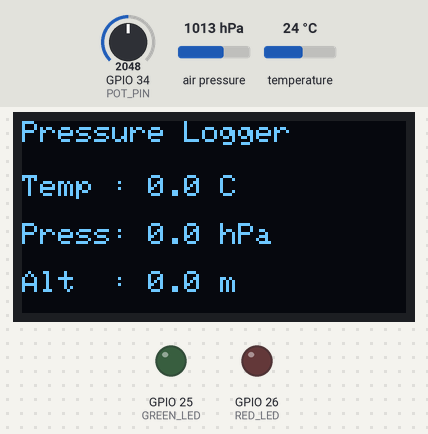
A sketch run on a simulated ESP32. On the bench: 128×64 one-colour display, output pins drawn as LEDs (lit = HIGH). The test bench sets the inputs (shaded band); at power-on: GPIO 34 (POT_PIN) = 2048, air pressure 1013 hPa, temperature 24 °C. What the sketch prints to the serial monitor is not drawn.

Above: at 0.1 s.
At 30.1 s:
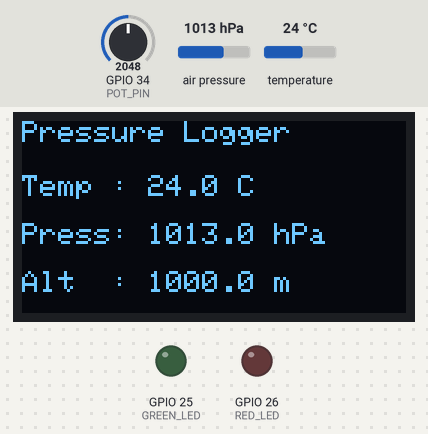
At 60.2 s:
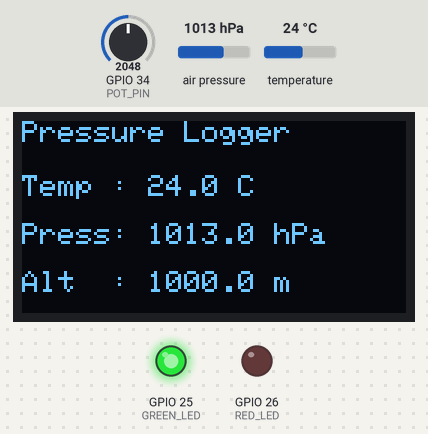
At 125.3 s:
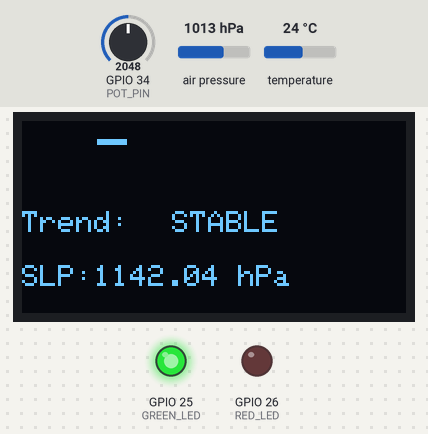
Timing chart, 0 to 126.8 s (numbered marks = the images above):
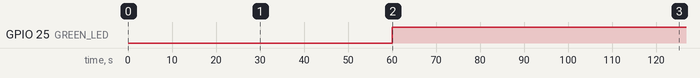

Measured:
- by itself, GPIO 25 (GREEN_LED): LOW → HIGH at 60.0 s
- what the display in image 1 shows lasts 5.0 s, from 30.1 s to 35.1 s

The sketch:

Project-08-Pressure-Altitude-Logger.ino
```cpp
#include <Wire.h>
#include <Adafruit_GFX.h>
#include <Adafruit_SSD1306.h>
#include <Adafruit_BMP085.h>

#define SCREEN_WIDTH 128
#define SCREEN_HEIGHT 64
#define OLED_RESET -1

Adafruit_SSD1306 display(SCREEN_WIDTH, SCREEN_HEIGHT, &Wire, OLED_RESET);
Adafruit_BMP085 bmp;

#define POT_PIN     34
#define GREEN_LED   25
#define RED_LED     26

float pressureLog[24];
int logIndex = 0;
bool bufferFilled = false;

float pressure;
float temperature;
float altitude;
float seaLevelPressure;

String trend = "STABLE";

unsigned long lastSensorRead = 0;
unsigned long lastPageSwitch = 0;

const unsigned long SENSOR_INTERVAL = 30000; // 30 sec
const unsigned long PAGE_INTERVAL = 5000;    // 5 sec

bool page = false;

void setup() {

  Serial.begin(115200);

  pinMode(GREEN_LED, OUTPUT);
  pinMode(RED_LED, OUTPUT);

  Wire.begin();

  if (!display.begin(SSD1306_SWITCHCAPVCC, 0x3C)) {
    Serial.println("OLED Failed");
    while (1);
  }

  display.clearDisplay();
  display.setTextColor(SSD1306_WHITE);

  if (!bmp.begin(0x76)) {

    if (!bmp.begin(0x77)) {

      display.clearDisplay();
      display.setCursor(0, 20);
      display.println("BMP280 NOT FOUND");
      display.display();

      Serial.println("BMP280 not found!");

      while (1);
    }
  }

  for (int i = 0; i < 24; i++)
    pressureLog[i] = 0;

  Serial.println();
  Serial.println("==============================================");
  Serial.println(" IoT Pressure & Altitude Logger ");
  Serial.println("==============================================");
}

void loop() {

  if (millis() - lastSensorRead >= SENSOR_INTERVAL) {

    lastSensorRead = millis();

    int pot = analogRead(POT_PIN);

    float localAltitude = map(pot, 0, 4095, 0, 2000);

    pressure = bmp.readPressure();
    temperature = bmp.readTemperature();

    seaLevelPressure =
      pressure /
      pow(1.0 - (localAltitude / 44330.0), 5.255);

    altitude = bmp.readAltitude(seaLevelPressure / 100.0);

    pressureLog[logIndex] = pressure;

    logIndex++;

    if (logIndex >= 24) {
      logIndex = 0;
      bufferFilled = true;
    }

    calculateTrend();

    Serial.println("------------------------------------------");
    Serial.print("Temperature : ");
    Serial.print(temperature);
    Serial.println(" C");

    Serial.print("Pressure    : ");
    Serial.print(pressure / 100.0);
    Serial.println(" hPa");

    Serial.print("Altitude    : ");
    Serial.print(altitude);
    Serial.println(" m");

    Serial.print("Sea Level P : ");
    Serial.print(seaLevelPressure / 100.0);
    Serial.println(" hPa");

    Serial.print("Trend       : ");
    Serial.println(trend);

    Serial.println("------------------------------------------");
  }

  if (millis() - lastPageSwitch >= PAGE_INTERVAL) {

    lastPageSwitch = millis();

    page = !page;
  }

  updateOLED();
}

void calculateTrend() {

  if (!bufferFilled && logIndex < 2) {

    trend = "STABLE";
    return;
  }

  int newest =
      (logIndex - 1 + 24) % 24;

  int oldest =
      bufferFilled ? logIndex : 0;

  float diff =
      pressureLog[newest] - pressureLog[oldest];

  if (diff > 50) {

    trend = "RISING";

    digitalWrite(GREEN_LED, HIGH);
    digitalWrite(RED_LED, LOW);
  }

  else if (diff < -50) {

    trend = "FALLING";

    digitalWrite(GREEN_LED, LOW);
    digitalWrite(RED_LED, HIGH);
  }

  else {

    trend = "STABLE";

    digitalWrite(GREEN_LED, HIGH);
    digitalWrite(RED_LED, LOW);
  }
}

void updateOLED() {

  display.clearDisplay();

  if (!page) {

    display.setTextSize(1);

    display.setCursor(0, 0);
    display.print("Pressure Logger");

    display.setCursor(0, 18);
    display.print("Temp : ");
    display.print(temperature, 1);
    display.print(" C");

    display.setCursor(0, 34);
    display.print("Press: ");
    display.print(pressure / 100.0, 1);
    display.print(" hPa");

    display.setCursor(0, 50);
    display.print("Alt  : ");
    display.print(altitude, 1);
    display.print(" m");
  }

  else {

    display.setTextSize(2);

    display.setCursor(25, 0);

    if (trend == "RISING")
      display.print("^");

    else if (trend == "FALLING")
      display.print("v");

    else
      display.print("-");

    display.setTextSize(1);

    display.setCursor(0, 30);
    display.print("Trend:");

    display.setCursor(50, 30);
    display.print(trend);

    display.setCursor(0, 48);
    display.print("SLP:");

    display.print(seaLevelPressure / 100.0);

    display.print(" hPa");
  }

  display.display();
}
```
